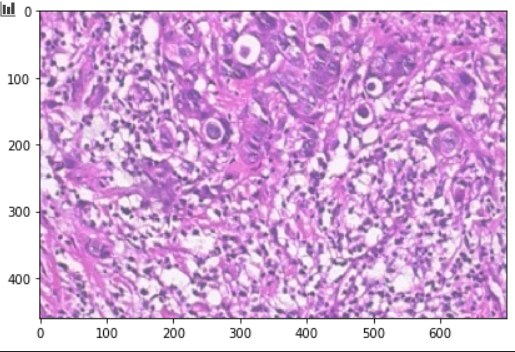
#> input picture Breast Cancer/before.png, 515 x 352 px
$ python -i Breast_Cancer.py   (imports and definitions only)
#> lines starting #> are read from the running program, lines starting #| are printed output that depends on the picture
#> in draw_after_Processing, img_before is the input picture: shape (352, 515, 4); mean R, G, B, A 212.1, 169.8, 215.8, 255
# To add a new cell, type '# %%'
# To add a new markdown cell, type '# %% [markdown]'
# %% [markdown]
# # Import Package

# %%
import numpy as np # linear algebra
import pandas as pd # data processing, CSV file I/O (e.g. pd.read_csv)
import keras
from keras.models import Sequential
from keras.layers import Dense, Dropout, Flatten
from keras.layers import Conv2D, MaxPooling2D
from keras.utils import to_categorical
from keras.preprocessing import image
import numpy as np
import pandas as pd
import matplotlib.pyplot as plt
from sklearn.model_selection import train_test_split
from keras.utils import to_categorical
from tqdm import tqdm
from keras.datasets import mnist
from keras.models import Sequential
from keras.layers import Dense, Dropout, Conv2D, MaxPool2D, Flatten
from keras.utils import np_utils
from sklearn.metrics import accuracy_score
from skimage import io
import cv2
from sklearn.model_selection import GridSearchCV
from keras.wrappers.scikit_learn import KerasClassifier

# %% [markdown]
# # Load Data

# %%
# [1 line that did not run here, left out]
# [1 line that did not run here, left out]
path = "D://Fourth Year SBME//ML//Breast Cancer//archive//BreaKHis_v1//"

# [1 line that did not run here, left out]
# [1 line that did not run here, left out]
# [1 line not run here, left out]

# %% [markdown]
# # preprocessing
# %% [markdown]
# ## 1. noise removal by removing the flatten array of uncommon images

# %%
# remove noiise
shape = []
# [2 lines not run here, left out]

# [1 line that did not run here, left out]
# [1 line that did not run here, left out]

# [2 lines not run here, left out]

# %% [markdown]
# ## 2.color conversion & resizing preparing it for medianBlur in step 3

# %%
def conv_resize(img_path):
#> called with img_path = 'before.png'
    img = cv2.imread(img_path)
    image = cv2.cvtColor(img, cv2.COLOR_BGR2RGB)
    image = cv2.resize(image, (28,28))
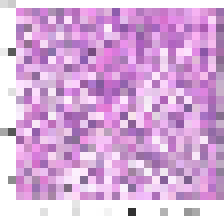
#> image: shape (28, 28, 3) (shown 8 times larger); mean R, G, B 214.8, 173.1, 218.3
    return image

# %% [markdown]
# ## 3. median blurring
# > **``according to openCV documentation : " for computing the median of all the pixels under the kernel window and the central pixel is replaced with this median value. This is highly effective in removing salt-and-pepper noise "``**

# %%
def median_Blur(img_path):
    image = conv_resize(img_path)
    image = cv2.medianBlur(image, 5)
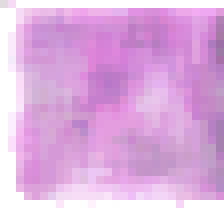
#> image: shape (28, 28, 3) (shown 8 times larger); mean R, G, B 223, 176.9, 224.8
    return image

# %% [markdown]
# ## 4. Histogram Equalization
# > **``according to openCV documentation, " improves the contrast in an image, in order to stretch out the intensity range" . This can be very helpful in our case to increase contrast in any unseen small tumor``**

# %%
def equalizeHist(img_path):
    image = median_Blur(img_path)
    image = cv2.cvtColor(image, cv2.COLOR_RGB2HSV)
#> image: shape (28, 28, 3); mean H, S, V 121.2, 57.2, 225.5
    image[:, :, 2] = cv2.equalizeHist(image[:, :, 2])
#> image: shape (28, 28, 3); mean H, S, V 121.2, 57.2, 133.7
    image = cv2.cvtColor(image, cv2.COLOR_HSV2RGB)
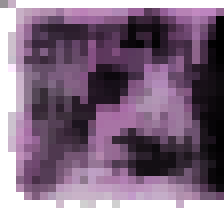
#> image: shape (28, 28, 3) (shown 8 times larger); mean R, G, B 132.8, 111.7, 133.2
    return image

# %% [markdown]
# # Visualization
# >**``This function show effect of Histogram Equalization on Images``**

# %%
def draw_after_Processing(image_path):
    print("Image Before Applying Histogram Equalization")
    img_before=io.imread(image_path)
    f1=plt.figure(1)
    io.imshow(img_before)
    image_after=equalizeHist(image_path)
    f2=plt.figure(2)
    print("Image After Applying Histogram Equalization")

    io.imshow(image_after)
    plt.show()


# %%
# [1 line not run here, left out]

# %% [markdown]
# # Splitting data

# %%
train_image = []
y = []

# [10 lines not run here, left out]

X = np.array(train_image)
y = np.array(y)
# [1 line not run here, left out]
# [1 line that did not run here, left out]
# [1 line not run here, left out]
# [1 line that did not run here, left out]

# [1 line not run here, left out]
# [1 line that did not run here, left out]
# [1 line that did not run here, left out]
# [1 line that did not run here, left out]

# [3 lines not run here, left out]

# %% [markdown]
# # CNN Model

# %%
def create_model(filter_num=2 , neurons_num=10):
    model = Sequential()
    #adding conv layer with # filters = filter_num with matrix size = kernel size , padding=false(valid), and relu activation
    model.add(Conv2D(filter_num, kernel_size = (3,3), strides=(1,1), padding='valid', activation='relu', input_shape=(28, 28, 3)))
    #pooling layer to reduce the volume of the input image after convolution
    model.add(MaxPool2D(pool_size=(1,1)))
    #flatten layer to flatten the output, in preparation for the fully connected layers that make a classification decision
    model.add(Flatten())   # flatten output of conv
    #hidden layer of neurons_num neurons
    model.add(Dense(neurons_num, activation='relu'))  # hidden layer
    model.add(Dense(2, activation='softmax'))  # output layer with 2 neurons for benign & malignant
    model.compile(loss='categorical_crossentropy', metrics=['accuracy'], optimizer='adam')
    return model

# %% [markdown]
# # Fit
# > **``Tunning = true means you will use GridsearchCV to choose between many hyperparameters combinations, Turning tunning to false means that you can take the best hyperparamers and run model directly to be faster``**

# %%
tunning = False
# [27 lines not run here, left out]

acc_test = 0
# [4 lines not run here, left out]

>>> result = draw_after_Processing('before.png')
